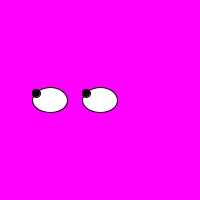
Frame 1 (no input)
Frame 60 (the mouse pressed at the canvas centre just before this capture): identical to frame 1, image omitted
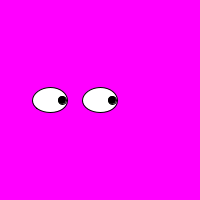
Frame 120 (the mouse held since frame 60 and released just before this capture)

The Processing sketch that drew these frames (run headless with seeded random() and noise(); from frame 60 on, the mouse is pressed at the canvas centre):

// Processing sketch: sketch_180801a
// ── sketch_180801a.pde

void setup() {
  background(255,0,255);
  size(200,200);
}

void draw() {
  int x = mouseX;
  int y = mouseY;
  background(255,0,255);
  noFill();
  rect(36,93,25,15);
 if(mousePressed) {
   println(x + "," + y);
 }
 if(y < 93) {
   y = 93;
 }
 if(x < 36) {
   x = 36;
 }
 if(y > 108) {
   y = 108;
 }
 if(x > 62) {
   x = 62;
 }
  fill(255,255,255);
  ellipse(50,100,35,25);
  ellipse(100,100,35,25);
  fill(0,0,0);
  ellipse(x,y,8,8);
  ellipse(x + 50,y,8,8);
  
}
